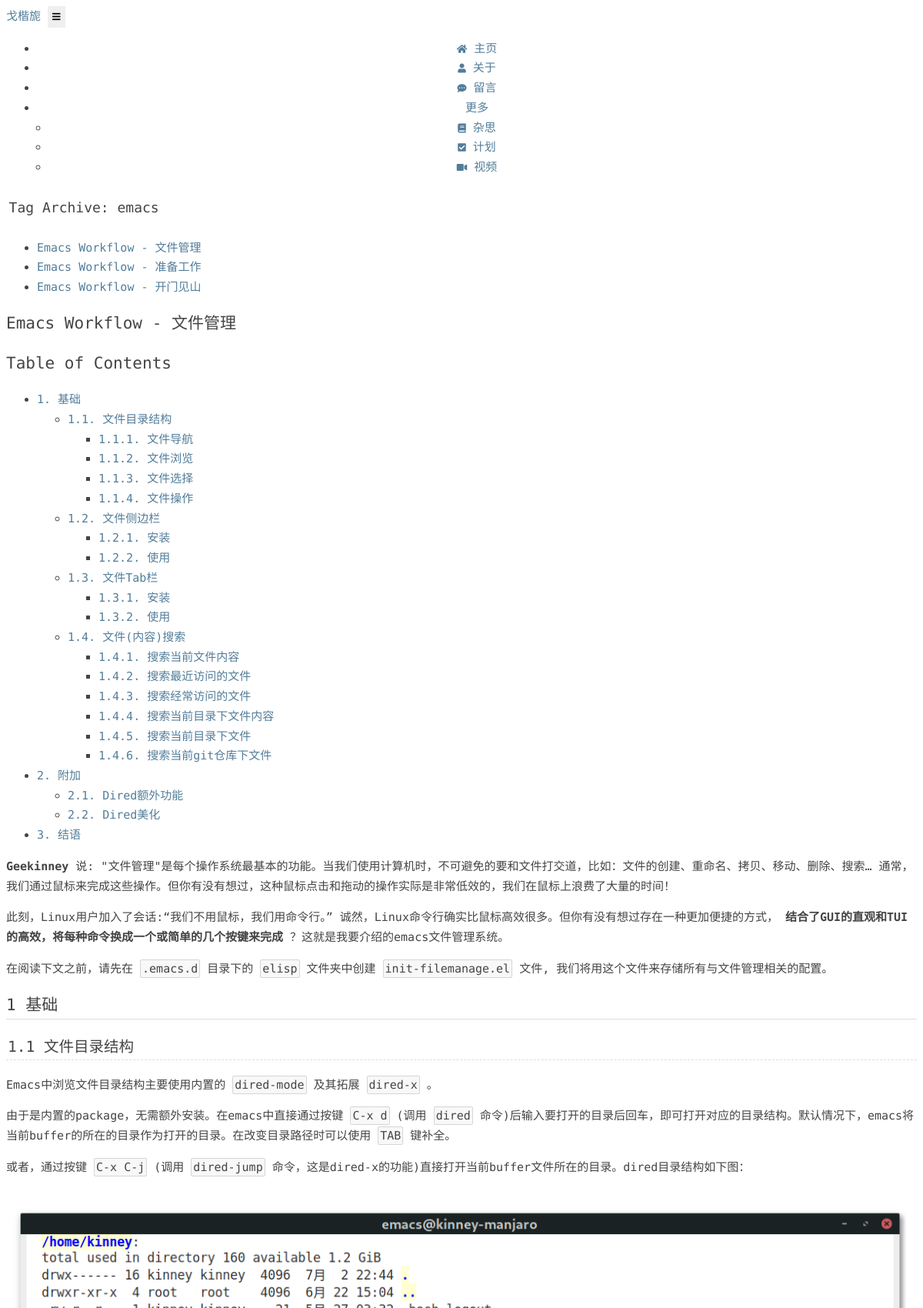
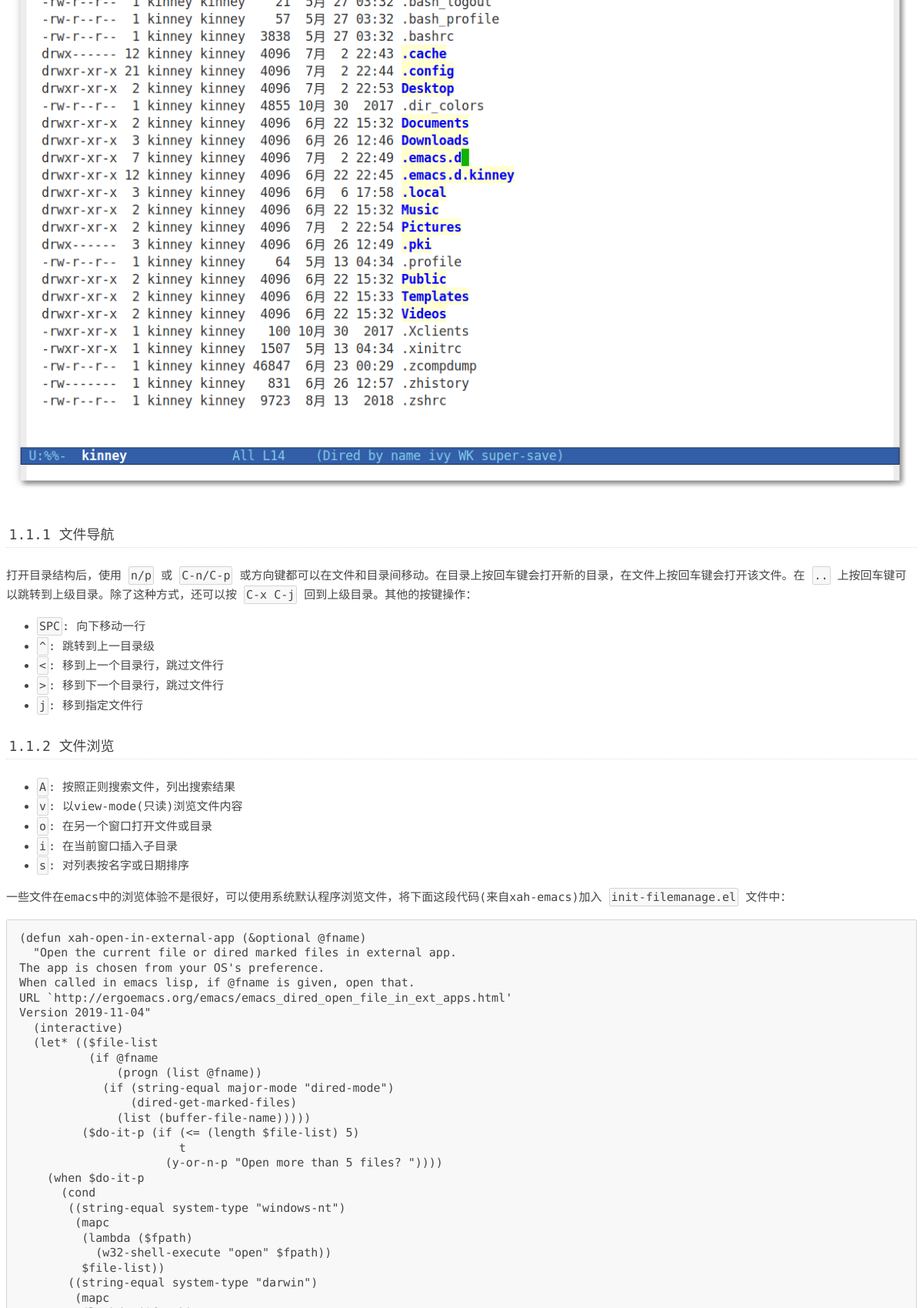
The page /tag/emacs/ (upper part) on the database its author committed (2 pictures, top to bottom).
### blog/models.py (models this page shows, shortened)
class Tag(models.Model):
    name = models.CharField(max_length=100)

class Post(models.Model):
    POST_STATUS = (
        ('editing', 'editing'),
        ('completed', 'completed')
    )
    title = models.CharField(max_length=100)
    slug = models.SlugField(max_length=100, db_index=True)
    abstract = models.CharField(max_length=200)
    count = models.IntegerField()
    status = models.CharField(max_length=10, choices=POST_STATUS)
    category = models.ForeignKey(
        Category,
        on_delete=models.CASCADE,
        null=True,
    )
    tags = models.ManyToManyField(
        Tag,
        blank=True,
    )
    timestamp = models.DateTimeField()
    updatetime = models.DateTimeField(auto_now=True)
    content = MDTextField()

### blog/views.py (the view)
# urls.py: path('tag/<str:name>/', views.tag, name='tag'),
def tag(request, name):
    posts = Post.objects.filter(tags__name=name, status='completed').order_by('-timestamp')
    for post in posts:
        post_markdown(post)
    return render(request, 'blog/tag.html', {'posts':posts, 'name':name, 'archive_type':'tag'})

### blog/templatetags/templatetags.py (called while the page is built)
@register.simple_tag
def categories():
    return Category.objects.all()

@register.simple_tag
def tags():
    return Tag.objects.all()

@register.simple_tag
def friends():
    return Friend.objects.all()

### blog/views.py (called while the page is built)
def post_markdown(post):
    post.content = markdown.markdown(
        post.content,
        extensions=[
            'markdown.extensions.extra',
            'markdown.extensions.toc',
        ],
        safe_mode=True,
        enable_attributes=False,
    )

### blog/templates/blog/tag.html
{% extends 'blog/layout_archive.html' %}
{% block archive_url %}
  <a href="{% url 'blog:tag' name %}#post_{{post.id}}">{{post.title}}</a>
{% endblock %}

### blog/templates/blog/layout_archive.html (shortened to what this page needs)
{% extends 'blog/layout_page.html' %}
{% block main %}
  <main class="my-3 col-xl-8 col-lg-8 col-md-8 col-sm-12 col-12">
    <div id="archive-menu">
      <div class="card">
        <div class="card-body">
          <h4>{{archive_type|capfirst}} Archive: {{name}}</h4>
          <ul class="card-text">
            {% for post in posts %}
              <li>{% block archive_url %}{% endblock %}</li>
            {% endfor %}</ul>
        </div>
      </div>
    </div>
    <div class="mt-4">
      {% for post in posts %}
        <div class="card">
          <div class="card-body">
            <h2 id="post_{{post.id}}" class="text-center">{{post.title}}</h2>
            <div id="main-content card-text">
              {% autoescape off %}
                {{post.content}}
              {% endautoescape %}
            </div>
          </div>
        </div>
      {% endfor %}
    </div>
  </main>
{% endblock %}

### blog/static/css/light.css (style rules this page uses)
html { font-family: "Source Han Sans CN", sans-serif; -ms-text-size-adjust: 100%; -webkit-text-size-adjust: 100%; height: 100%; }
body { font-family: 'Source Code Pro', 'Source Han Sans CN', sans-serif; -webkit-font-smoothing:antialiased; background-color: #fff; color: #444; font-size: 15px; letter-spacing: -5; word-spacing: -5; line-height: 1.715em; height: 100%; }
body { opacity: 0; animation: page-fade-in 1s forwards; }
a { background-color: transparent; -webkit-text-decoration-skip: objects; }
a { color: #527d9a; text-decoration: none; }
b,strong { font-weight: inherit; font-weight: bolder; }
img { border-radius: 2px; }
code,kbd,pre,samp { border-radius: 5px; font-size: 1em; }
figure { margin: 1em 40px; }
p { margin: 1em auto; }
figure { padding: 0; margin: 2em auto; text-align: left; }
img { margin: 0; max-width: 100%; vertical-align: middle; }
#table-of-contents li { clear: both; }
pre { border-radius: 2px; padding:14px 16px; background-color:#f8f8f8; border: 1px solid RGB(213,213,213); font-family: 'Source Code Pro', monospace; line-height: 1.3em; overflow:auto; }
code { padding: 2px; border-radius: 2px; border: 0.5px solid RGB(213,213,213); background-color: #f8f8f8; color: #444; font-family: 'Source Code Pro', monospace; }
p { font-size: 1.0em; }
.outline-2 h2, .outline-3 h3, .outline-4 h4, .outline-5 h5, .outline-6 h6 { font-weight: normal; }
.outline-2 h2 { border-bottom: 1px solid #ddd; }
.outline-3 h3 { border-bottom: 1px dashed #ddd; }
.outline-4 h4 { border-bottom: 1px dotted #ddd; }
h2 { font-size: 1.4em; padding: .2em 0; }
h3 { font-size: 1.3em; padding: .18em .1em; }
h4 { font-size: 1.2em; padding: .15em .2em; }
h1, h2, h3, h4, h5, h6 { font-weight: normal; }

### rows shown on the page
Tag: name "emacs"
Post: title "Emacs Workflow - 文件管理", content "Table of Contents 1. 基础 1.1. 文件目录结构 1.1.1. 文件导航 1.1.2. 文件浏览 1.1.3. 文件选择 1.1.4. 文件操作 1.2. 文件侧边栏 1.2.1. 安装 1.2.2. 使用 1.3. 文件Tab栏 1.3.1. 安装 1.3.2. 使用 1.4. 文件(内容)搜索 1.4.1. 搜索当前文件内容 1.4.2. 搜索最近访问的文件 1.4.3. 搜索经常访问的文件 1.4.4. 搜索当前目录下文件内容 1.4.5. 搜索当前目录下文件 1.4.6. 搜索当前git仓库下文件 2. 附加 2.1. Dired额外功能 2.2. Dired美化 3. 结语 Geekinney 说: \"文件管理\"是每个操作系统最基本的功能。当我们使用计算机时，不可避免的要和文件打交道，比如：文件的创建、重命名、拷贝、移动、删除、搜索… 通常，我们通过鼠标来完成这些操作。但你有没有想过，这种鼠标点击和拖动的操作实际是非常低效的，我们在鼠标上浪费了大量的时间！ 此刻，Linux用户加入了会话:“我们不用鼠标，我们用命令行。” 诚然，Linux命令行确实比鼠标高效很多。但你有没有想过存在一种更加便捷的方式， 结合了GUI的直观和TUI的高效，将每种命令换成一个或简单的几个按键来完成 ？这就是我要介绍的emacs文件管理系统。 在阅读下文之前，请先在 .emacs.d 目录下的 elisp 文件夹中创建 init-filemanage.el 文件, 我们将用这个文件来存储所有与文件管理相关的配置。 1 基础 1.1 文件目录结构…", content (picture)
Post: title "Emacs Workflow - 准备工作"
Post: title "Emacs Workflow - 开门见山"

### other values the page prints
{{ archive_type|capfirst }} "Tag"
